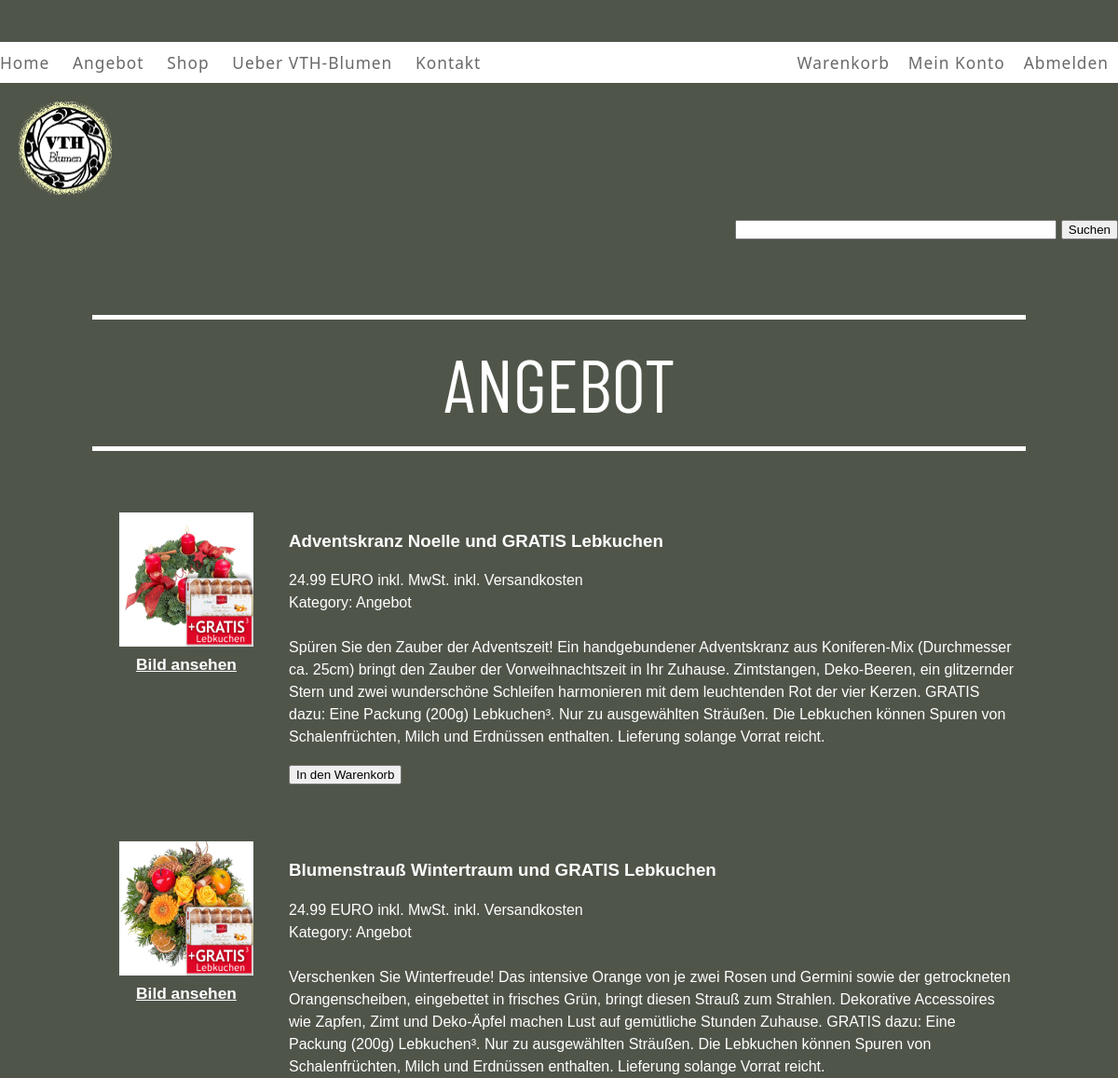
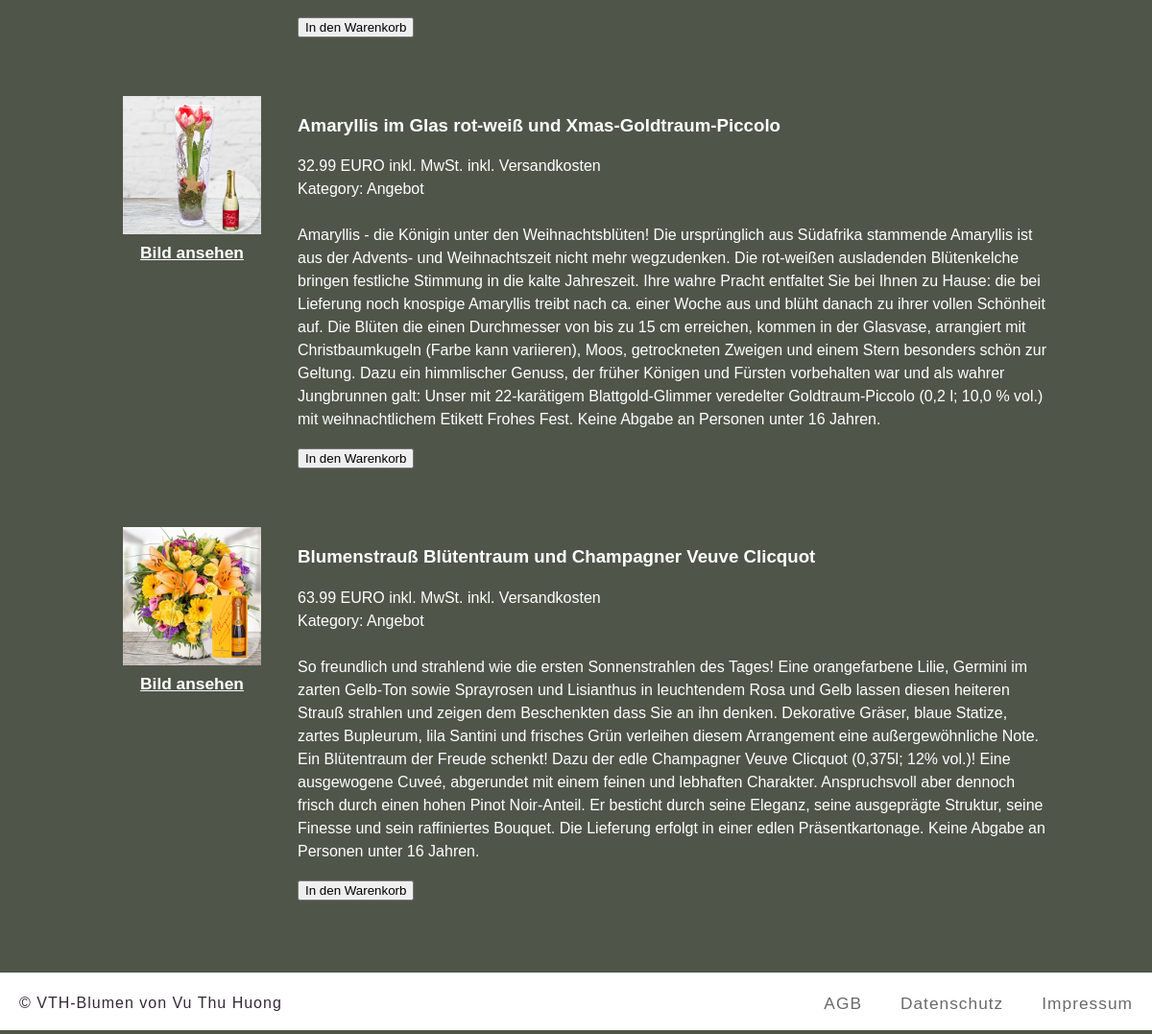
Page /angebot2.php (signed in) on the committed database (2 pictures, top to bottom).
### tables this page shows
CREATE TABLE `products` (
  `id` int(11) NOT NULL,
  `product_name` varchar(255) NOT NULL,
  `price` decimal(10,2) NOT NULL,
  `category` enum('Angebot','Kranz','Blumenstraeusse','Adventsgesteck','Amaryllis','Rosen','Dekoration') NOT NULL,
  `detail` mediumtext NOT NULL,
  `date_added` date NOT NULL
);

### angebot2.php (the view, shortened to what this page needs)
<?php
	include 'storescripts/db_connection.php';
	$dynamicList="";
	$sql = mysqli_query($conn, "SELECT * FROM products WHERE category='Angebot' ORDER BY date_added DESC");
	$productCount = mysqli_num_rows($sql);
	if($productCount > 0) {
		while ($row = mysqli_fetch_array($sql)) {
			$id = $row["id"];
			$product_name = $row["product_name"];
			$price = $row["price"];
			$category = $row["category"];
			$detail = $row["detail"];
			$dynamicList=''.$dynamicList.'
			<table width="100%" border="0" cellspacing="0" cellpadding="10">
				<tr>
					<td width="20%" valign="top" align="center">
			    		<img src="inventory_images/'.$id.'.jpg" width="80%" height="80%" alt="'.$product_name.'" /><br />
			    		<a href="inventory_images/'.$id.'.jpg" style="color: white;"><b>Bild ansehen</b></a>
			    	</td>
			        <td width="80%" valign="top" align="left">
			   			<h3>'.$product_name.'</h3>
			    		<p>
			    			'.$price.' EURO inkl. MwSt. inkl. Versandkosten<br>
			    			Kategory: '.$category.' <br><br>
			    			'.$detail.'
			    		</p>
			    		<p>
					    	<form id="form1" name="form1" method="post" action="cart.php">
			        			<input type="hidden" name="pid" id="pid" value="'.$id.'" />
			        			<input type="submit" name="button" id="button" value="In den Warenkorb" />
		      				</form>
      					</p>
			    	</td>
				</tr>
			</table><br>';
		}
	} else {
		$dynamicList = "Wir haben noch keine Produkte in unserem Shop.";
	}
?>
<!DOCTYPE html>
<html lang="de">
<head>
	<link rel="stylesheet" type="text/css" href="style/index.css" media="screen" />
</head>
<body>
	<?php include_once 'template_header2.php';?><br><br><br><br><br>
	<div id="searchBtn" style="float: right;">
		<form action="search2.php" method="GET">
	    	<input type="text" name="query" size="40" />
	    	<input type="submit" value="Suchen" />
		</form>
	</div><br><br><br><br>
	<hr color= "white" size=5px width=1000px align="center">
	<div id="slogan">ANGEBOT</div>
	<hr color= "white" size=5px width=1000px align="center"><br><br>
	<div id="content">
		<?php echo $dynamicList; ?><br>
	</div>
	<?php include_once 'template_footer2.php';?>
</body>
</html>

### style/index.css (style rules this page uses)
body { margin: 0; background-color: #50554a; text-align: center; }
body,td,th { font-family: Futura, Century Gothic, AppleGothic, sans-serif; color: white; line-height: 1.5em; }
a { font-size: 13pt; }
#slogan { font-size: 80px; line-height: 1.5em; font-family: 'Barlow Condensed', sans-serif; }
#content { width: 1000px; position: relative; left: 0; right: 0; margin: auto; }

### rows in the picture
products: product_name "Adventskranz Noelle und GRATIS Lebkuchen", price "24.99", category "Angebot", detail "Spüren Sie den Zauber der Adventszeit! Ein handgebundener Adventskranz aus Koniferen-Mix (Durchmesser ca. 25cm) bringt den Zauber der Vorweihnachtszeit in Ihr Zuhause. Zimtstangen, Deko-Beeren, ein glitzernder Stern und zwei wunderschöne Schleifen harmonieren mit dem leuchtenden Rot der vier Kerzen. GRATIS dazu: Eine Packung (200g) Lebkuchen³. Nur zu ausgewählten Sträußen. Die Lebkuchen können Spuren von Schalenfrüchten, Milch und Erdnüssen enthalten. Lieferung solange Vorrat reicht."
products: product_name "Blumenstrauß Wintertraum und GRATIS Lebkuchen", price "24.99", category "Angebot", detail "Verschenken Sie Winterfreude! Das intensive Orange von je zwei Rosen und Germini sowie der getrockneten Orangenscheiben, eingebettet in frisches Grün, bringt diesen Strauß zum Strahlen. Dekorative Accessoires wie Zapfen, Zimt und Deko-Äpfel machen Lust auf gemütliche Stunden Zuhause. GRATIS dazu: Eine Packung (200g) Lebkuchen³. Nur zu ausgewählten Sträußen. Die Lebkuchen können Spuren von Schalenfrüchten, Milch und Erdnüssen enthalten. Lieferung solange Vorrat reicht."
products: product_name "Amaryllis im Glas rot-weiß und Xmas-Goldtraum-Piccolo", price "32.99", category "Angebot", detail "Amaryllis - die Königin unter den Weihnachtsblüten! Die ursprünglich aus Südafrika stammende Amaryllis ist aus der Advents- und Weihnachtszeit nicht mehr wegzudenken. Die rot-weißen ausladenden Blütenkelche bringen festliche Stimmung in die kalte Jahreszeit. Ihre wahre Pracht entfaltet Sie bei Ihnen zu Hause: die bei Lieferung noch knospige Amaryllis treibt nach ca. einer Woche aus und blüht danach zu ihrer vollen Schönheit auf. Die Blüten die einen Durchmesser von bis zu 15 cm erreichen, kommen in der Glasvase, arrangiert mit Christbaumkugeln (Farbe kann variieren), Moos, getrockneten Zweigen und einem Stern besonders schön zur Geltung. Dazu ein himmlischer Genuss, der früher Königen und…"
products: product_name "Blumenstrauß Blütentraum und Champagner Veuve Clicquot", price "63.99", category "Angebot", detail "So freundlich und strahlend wie die ersten Sonnenstrahlen des Tages! Eine orangefarbene Lilie, Germini im zarten Gelb-Ton sowie Sprayrosen und Lisianthus in leuchtendem Rosa und Gelb lassen diesen heiteren Strauß strahlen und zeigen dem Beschenkten dass Sie an ihn denken. Dekorative Gräser, blaue Statize, zartes Bupleurum, lila Santini und frisches Grün verleihen diesem Arrangement eine außergewöhnliche Note. Ein Blütentraum der Freude schenkt! Dazu der edle Champagner Veuve Clicquot (0,375l; 12% vol.)! Eine ausgewogene Cuveé, abgerundet mit einem feinen und lebhaften Charakter. Anspruchsvoll aber dennoch frisch durch einen hohen Pinot Noir-Anteil. Er besticht durch seine Eleganz, seine…"
